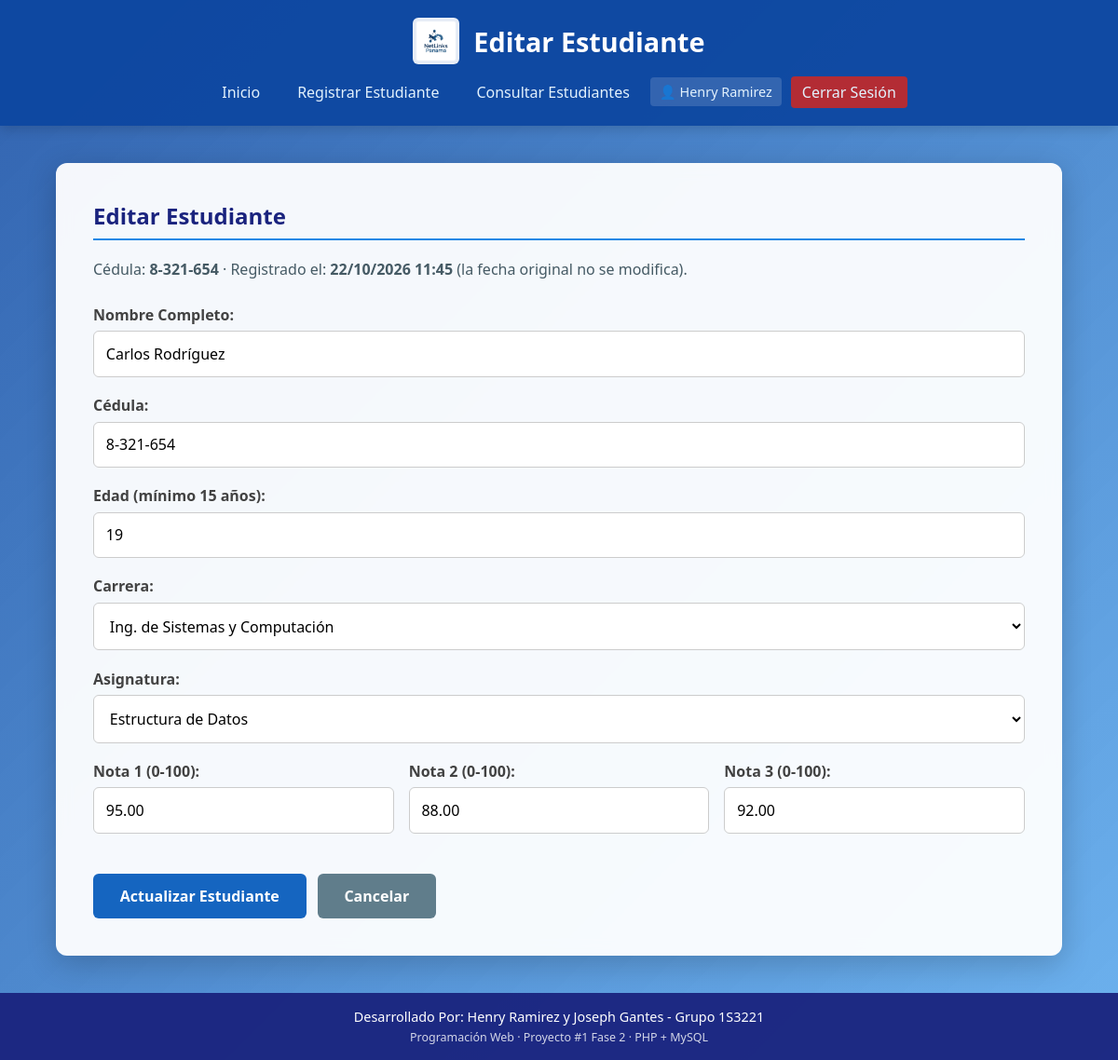
Screenshot of /editar_estudiante.php?id=3 (signed in) with the database file from the repository.
### tables this page shows
CREATE TABLE IF NOT EXISTS estudiantes (
    id_estudiante   INT           NOT NULL AUTO_INCREMENT,
    nombre_completo VARCHAR(150)  NOT NULL,
    cedula          VARCHAR(25)   NOT NULL,
    edad            INT           NOT NULL,
    carrera         VARCHAR(100)  NOT NULL,
    asignatura      VARCHAR(100)  NOT NULL,
    nota1           DECIMAL(5,2)  NOT NULL,
    nota2           DECIMAL(5,2)  NOT NULL,
    nota3           DECIMAL(5,2)  NOT NULL,
    promedio        DECIMAL(5,2)  NOT NULL,
    fecha_registro  DATETIME      NOT NULL DEFAULT CURRENT_TIMESTAMP,
    PRIMARY KEY (id_estudiante),
    UNIQUE KEY uq_estudiantes_cedula (cedula),
    KEY idx_estudiantes_nombre (nombre_completo),
    CONSTRAINT chk_estudiantes_edad  CHECK (edad >= 15),
    CONSTRAINT chk_estudiantes_nota1 CHECK (nota1 BETWEEN 0 AND 100),
    CONSTRAINT chk_estudiantes_nota2 CHECK (nota2 BETWEEN 0 AND 100),
    CONSTRAINT chk_estudiantes_nota3 CHECK (nota3 BETWEEN 0 AND 100)
);

### funciones.php (called while the page is built, shortened)
<?php
function limpiar($valor) {
    return htmlspecialchars((string) $valor, ENT_QUOTES, 'UTF-8');
}
function formatearFecha($fecha) {
    return date("d/m/Y H:i", strtotime($fecha));
}

### editar_estudiante.php (the view, shortened to what this page needs)
<?php
require_once 'conexion.php';
require_once 'funciones.php';
$id = filter_input(INPUT_GET, 'id', FILTER_VALIDATE_INT);
$sql = "SELECT id_estudiante, nombre_completo, cedula, edad, carrera, asignatura,
               nota1, nota2, nota3, promedio, fecha_registro
        FROM estudiantes
        WHERE id_estudiante = ?";
$stmt = $conexion->prepare($sql);
$stmt->execute([$id]);
$registro = $stmt->fetch();
$valores = $registro;
$valor = function ($campo) use ($valores) {
    return htmlspecialchars((string) ($valores[$campo] ?? ''), ENT_QUOTES, 'UTF-8');
};
require 'encabezado.php';
?>
    <h2>Editar Estudiante</h2>
    <p class="texto-intro">
        Cédula: <strong><?= limpiar($registro['cedula']) ?></strong> ·
        Registrado el: <strong><?= formatearFecha($registro['fecha_registro']) ?></strong>
        (la fecha original no se modifica).
    </p>
    <form action="editar_estudiante.php" method="POST">
        <div class="form-group">
            <label for="nombre_completo">Nombre Completo:</label>
            <input type="text" id="nombre_completo" name="nombre_completo"
                   maxlength="150" value="<?= $valor('nombre_completo') ?>" required>
        </div>
        <div class="form-group">
            <label for="cedula">Cédula:</label>
            <input type="text" id="cedula" name="cedula" maxlength="25"
                   value="<?= $valor('cedula') ?>" required>
        </div>
        <div class="form-group">
            <label for="edad">Edad (mínimo 15 años):</label>
            <input type="number" id="edad" name="edad" min="15" max="120"
                   value="<?= $valor('edad') ?>" required>
        </div>
        <div class="form-group">
            <label for="carrera">Carrera:</label>
            <select id="carrera" name="carrera" required>
                <?php
                $carreras = [
                    'Lic. en Ciberseguridad',
                    'Lic. en Desarrollo de Software',
                    'Ing. de Sistemas y Computación',
                    'Lic. en Redes Informáticas',
                ];
                foreach ($carreras as $carrera):
                    $seleccion = ($valores['carrera'] ?? '') === $carrera ? 'selected' : '';
                ?>
                    <option value="<?= limpiar($carrera) ?>" <?= $seleccion ?>><?= limpiar($carrera) ?></option>
                <?php endforeach; ?>
            </select>
        </div>
        <div class="form-group">
            <label for="asignatura">Asignatura:</label>
            <select id="asignatura" name="asignatura" required>
                <?php
                $asignaturas = [
                    'Programación Web',
                    'Estructura de Datos',
                    'Sistemas Operativos',
                    'Redes de Computadoras',
                ];
                foreach ($asignaturas as $asignatura):
                    $seleccion = ($valores['asignatura'] ?? '') === $asignatura ? 'selected' : '';
                ?>
                    <option value="<?= limpiar($asignatura) ?>" <?= $seleccion ?>><?= limpiar($asignatura) ?></option>
                <?php endforeach; ?>
            </select>
        </div>
        <div class="fila-notas">
            <div class="form-group">
                <label for="nota1">Nota 1 (0-100):</label>
                <input type="number" id="nota1" name="nota1" min="0" max="100" step="0.01"
                       value="<?= $valor('nota1') ?>" required>
            </div>
            <div class="form-group">
                <label for="nota2">Nota 2 (0-100):</label>
                <input type="number" id="nota2" name="nota2" min="0" max="100" step="0.01"
                       value="<?= $valor('nota2') ?>" required>
            </div>
            <div class="form-group">
                <label for="nota3">Nota 3 (0-100):</label>
                <input type="number" id="nota3" name="nota3" min="0" max="100" step="0.01"
                       value="<?= $valor('nota3') ?>" required>
            </div>
        </div>
        <div class="form-acciones">
            <button type="submit" class="btn">Actualizar Estudiante</button>
            <a href="listar_estudiantes.php" class="btn btn-secundario">Cancelar</a>
        </div>
    </form>
<?php require 'pie.php'; ?>

### CSS/estilos.css (style rules this page uses)
:root { --primary-color: #0d47a1; --secondary-color: #1565c0; --accent-color: #1e88e5; --dark-color: #1a237e; --light-bg: #f4f7f6; --white: #ffffff; --success-color: #2e7d32; --error-color: #c62828; }
* { box-sizing: border-box; margin: 0; padding: 0; font-family: 'Segoe UI', Tahoma, Geneva, Verdana, sans-serif; }
body { background: linear-gradient(135deg, rgba(13, 71, 161, 0.85), rgba(21, 101, 192, 0.75), rgba(30, 136, 229, 0.65)), url('https://images.unsplash.com/photo-1518770660439-4636190af475?auto=format&fit=crop&w=1920&q=80') center/cover fixed no-repeat; color: #333; display: flex; flex-direction: column; min-height: 100vh; }
h2 { color: var(--dark-color); margin-bottom: 1.2rem; font-weight: 600; border-bottom: 2px solid var(--accent-color); padding-bottom: 0.5rem; }
.texto-intro { margin-bottom: 1.5rem; line-height: 1.6; color: #455a64; }
.form-group { margin-bottom: 1.2rem; text-align: left; }
label { display: block; margin-bottom: 0.4rem; font-weight: 600; color: #424242; }
input[type="text"], input[type="number"], input[type="password"], input[type="search"], select { width: 100%; padding: 0.8rem; border: 1px solid #ccc; border-radius: 6px; font-size: 1rem; transition: border-color 0.3s; background-color: #fff; }
.fila-notas { display: grid; grid-template-columns: repeat(3, 1fr); gap: 1rem; }
.form-acciones { display: flex; flex-wrap: wrap; align-items: center; gap: 0.75rem; margin-top: 1.5rem; }
.btn { display: inline-block; background-color: var(--secondary-color); color: var(--white); padding: 0.8rem 1.8rem; border: none; border-radius: 6px; cursor: pointer; font-size: 1rem; font-weight: 600; text-decoration: none; transition: background-color 0.3s, transform 0.1s; text-align: center; }
.btn-secundario { background-color: #607d8b; }

### rows the page displays
estudiantes: cedula "8-321-654", fecha_registro "22/10/2026 11:45", nombre_completo "Carlos Rodríguez", edad "19", nota1 "95.00", nota2 "88.00", nota3 "92.00"

### other values shown
$titulo "Editar Estudiante"
limpiar(nombreUsuarioActual()) "Henry Ramirez"
form field carrera "Ing. de Sistemas y Computación"
form field asignatura "Estructura de Datos"
